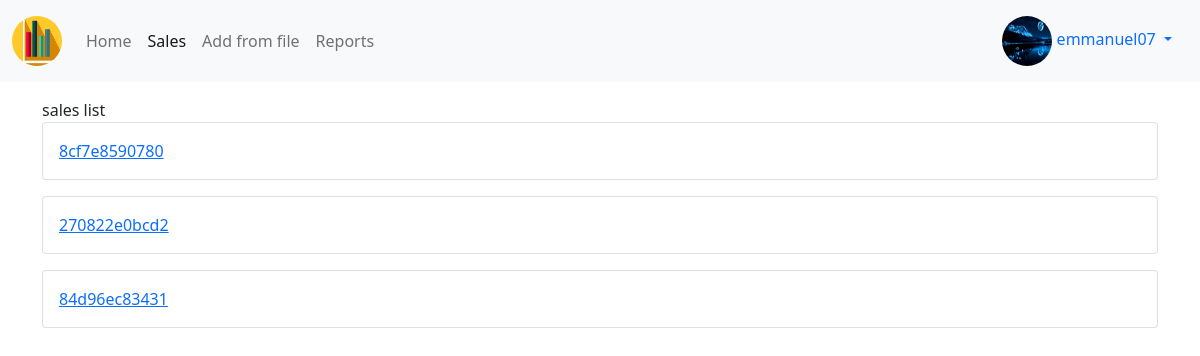
The app's page /sales/ (signed in), older data.
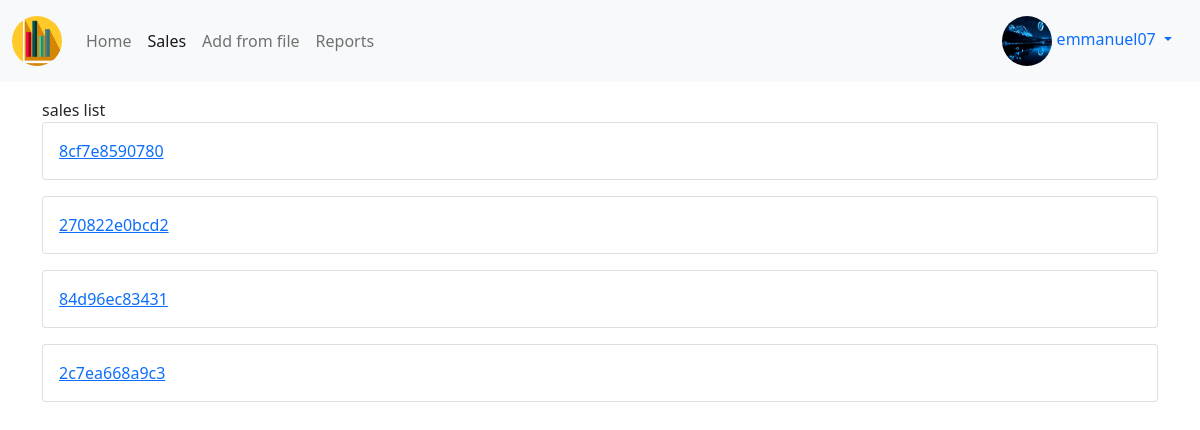
The same page, newer data.
### profiles/models.py (models this page shows, shortened)
class Profile(models.Model):
    user = models.OneToOneField(User, on_delete=models.CASCADE)
    bio = models.TextField(default="no bio...")
    avatar = models.ImageField(upload_to='avatars', default='no_picture.png')
    created = models.DateTimeField(auto_now_add=True)
    updated = models.DateTimeField(auto_now=True)

### sales/models.py (models this page shows, shortened)
class Sale(models.Model):
    transaction_id = models.CharField(max_length=12, blank=True)
    positions = models.ManyToManyField(Position)
    total_price = models.FloatField(blank=True, null=True)
    customer = models.ForeignKey(Customer, on_delete=models.CASCADE)
    salesman = models.ForeignKey(Profile, on_delete=models.CASCADE)
    created = models.DateTimeField(blank=True)
    updated = models.DateTimeField(auto_now=True)
    def get_absolute_url(self):
        return reverse('sales:detail', kwargs={'pk': self.pk})

### sales/views.py (the view)
# urls.py: path('sales/', SaleListView.as_view(), name='list'),
class SaleListView(LoginRequiredMixin, ListView):
    model = Sale
    template_name = 'sales/main.html'

### sales/templates/sales/main.html (shortened to what this page needs)
{% extends "base.html" %}
{% block content %}
sales list
<br>
{% for obj in object_list %}
    <div class="card mb-3">
        <a href="{{obj.get_absolute_url}}" class="card-body">{{obj.transaction_id}}</a>
    </div>
{% endfor %}
{% endblock content %}

### templates/base.html (shortened to what this page needs)
{% load static %}
<!doctype html>
<html lang="en">
  <head>
    <link href="https://cdn.jsdelivr.net/npm/bootstrap@5.0.0-beta2/dist/css/bootstrap.min.css" rel="stylesheet">
    <link rel="stylesheet" href="{% static 'dropzone.css' %}">
    <link rel="stylesheet" href="{% static 'style.css' %}">
  </head>
  <body>
    {% include 'navbar.html' %}
    <div class="container mt-3 mb-3">
        {% block content %}
        {% endblock content %}
    </div>
  </body>
</html>

### templates/navbar.html (shortened to what this page needs)
{% load static %}
{% url 'sales:home' as path_to_home %}
{% url 'sales:list' as path_to_sales %}
{% url 'sales:from_file' as path_to_files %}
{% url 'reports:main' as path_to_reports %}
<nav class="navbar navbar-expand-lg navbar-light bg-light">
  <div class="container-fluid">
    <a class="navbar-brand" href=""><img src="{% static 'logo.png' %}" class="logo-sm"></a>
    <div class="collapse navbar-collapse" id="navbarNav">
      <ul class="navbar-nav">
        <li class="nav-item">
          <a class="nav-link {% if request.path == path_to_home %}active{% endif %}" href="{{path_to_home}}">Home</a>
        </li>
        <li class="nav-item">
          <a class="nav-link {% if request.path == path_to_sales %}active{% endif %}" href="{{path_to_sales}}">Sales</a>
        </li>
        <li class="nav-item">
          <a class="nav-link {% if request.path == path_to_files %}active{% endif %}" href="{{path_to_files}}">Add from file</a>
        </li>
        <li class="nav-item">
          <a class="nav-link {% if request.path == path_to_reports %}active{% endif %}" href="{{path_to_reports}}">Reports</a>
        </li>
      </ul>
    </div>
    {% if request.user.is_authenticated %}
      <div class="nav-item dropdown">
        <div class="nav-link dropdown-toggle" id="navbarDropdownMenuLink" role="button" data-bs-toggle="dropdown" aria-expanded="false">
          <img src="{{request.user.profile.avatar.url}}" class="avatar-sm">&nbsp;{{request.user}}
        </div>
      </div>
    {% endif %}
  </div>
</nav>

### static/style.css (style rules this page uses)
.avatar-sm { height: 50px; width: 50px; border-radius: 50%; }
.logo-sm { height: 50px; width: 50px; border-radius: 50%; }

Row changes from the older to the newer data that the page shows:
added Sale: transaction_id "2c7ea668a9c3"
